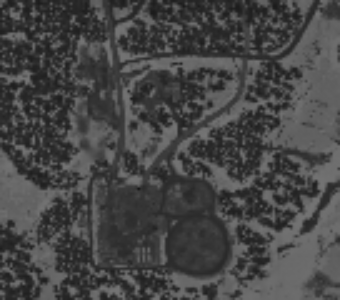
#> input picture assets/sample_minimap.png, 340 x 300 px
$ python -i vision.py   (imports and definitions only)
#> lines starting #> are read from the running program, lines starting #| are printed output that depends on the picture; after the words box and inside, x2 and y2 are one past the last pixel; in counts of white or black regions, pixels touching at a corner belong together
"""Image-only localization. No process handles, game hooks or input injection."""
from dataclasses import dataclass
from pathlib import Path
import math
import time
import cv2
import numpy as np


# [5 lines left out: function read_image, not called in this run]


@dataclass
class Fix:
    x: float = 0
    y: float = 0
    confidence: float = 0
    inliers: int = 0
    error: float = 0
    scale: float = 0
    rotation: float = 0
    heading: float | None = None
    valid: bool = False
    reason: str = "未定位"
    map_id: str | None = None
    generation: int = 0
    session: int | None = None


@dataclass
class MapViewFix:
    """Physical crop pixels -> map pixels. This is never a vehicle position."""
    matrix: object = None
    frame_size: tuple = (0, 0)
    confidence: float = 0
    inliers: int = 0
    error: float = 0
    valid: bool = False
    reason: str = '未识别大地图'
    map_id: str | None = None
    generation: int = 0
    session: int = 0
    captured_at: float = 0
    region: object = None
    foreground: int = 0
    coordinate: object = None

    # [10 lines left out: functions screen_to_map, project, not called in this run]


def feature_mask(image, minimap=True, path_mask=None):
    h, w = image.shape[:2]
    mask = np.full((h, w), 255, np.uint8)
    mask[:5] = mask[-(max(5,int(h*.08)) if minimap else 5):] = 0
    mask[:, :5] = mask[:, -5:] = 0
    hsv = cv2.cvtColor(image, cv2.COLOR_BGR2HSV)
    # HUD colours and bright lettering / player marker are transient.
    overlay = ((hsv[:, :, 1] > 80) | (hsv[:, :, 2] > 215)).astype(np.uint8)
    overlay = cv2.dilate(overlay, np.ones((7, 7), np.uint8))
    mask[overlay > 0] = 0
    if path_mask is not None:
        # Mask our last rendered screen-space route as well as its colour. This
        # remains reliable when users choose a nearly transparent path.
        if isinstance(path_mask,np.ndarray):
            if path_mask.shape==mask.shape:
                mask[cv2.dilate(path_mask,np.ones((7,7),np.uint8))>0]=0
        else:
            paths=path_mask['paths'] if isinstance(path_mask,dict) else [path_mask[0]]
            width=path_mask['width'] if isinstance(path_mask,dict) else path_mask[1]
            paths=[np.int32(points) for points in paths if len(points)>=2]
            if paths:cv2.polylines(mask,paths,False,0,max(3,round(width)+10))
    return mask


# [35 lines left out: function player_heading, not called in this run]


class Locator:
    # [121 lines left out: functions __init__, from_assets, locate, locate_map, _map_match, _match, not called in this run]

>>> import cv2
>>> picture = cv2.imread('../assets/sample_minimap.png')
#> picture is the input picture: shape (300, 340, 3); min 23, max 117, mean 70.1
>>> result = feature_mask(picture)
#> in feature_mask, `hsv = cv2.cvtColor(image, cv2.COLOR_BGR2HSV)`: hsv: shape (300, 340, 3); mean H, S, V 0, 0, 70.1
#> in feature_mask, `overlay = ((hsv[:, :, 1] > 80) | (hsv[:, :, 2] > 215)).astype(np.uint8)`: overlay: shape (300, 340); every value is 0
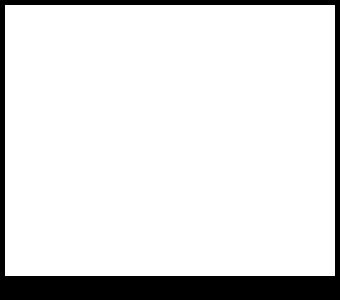
#> result: shape (300, 340); 87.7% white; 1 black region, box (x1, y1, x2, y2) and area: (0, 0, 340, 300) 12570
